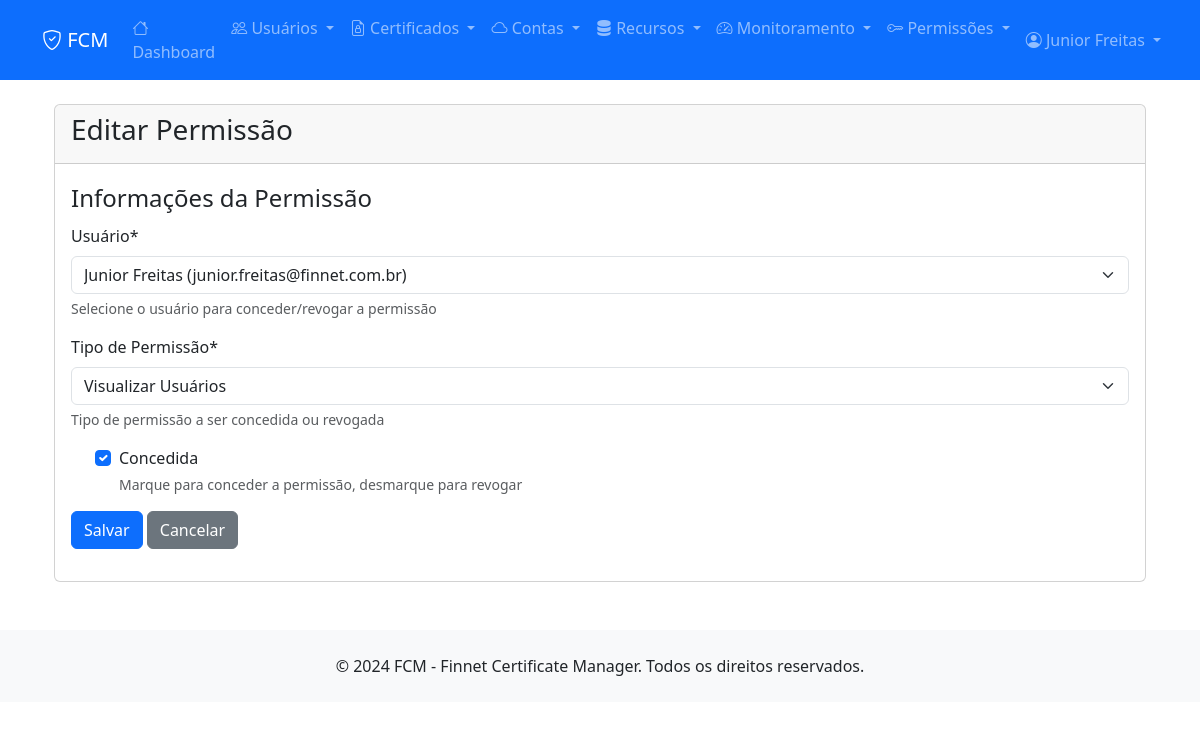
Page /permissions/permissions/eb65ed56-acf9-4647-a263-cd1e693296ce/edit/ (signed in) on the committed database.
### apps/users/models.py (models this page shows, shortened)
class User(AbstractUser):
    STATUS_CHOICES = [
        (0, 'Ativo'),
        (1, 'Inativo'),
    ]
    id = models.CharField(max_length=255, primary_key=True)
    nome = models.CharField(max_length=255, verbose_name='Nome')
    email = models.EmailField(unique=True, verbose_name='Email')
    status = models.IntegerField(choices=STATUS_CHOICES, default=0, verbose_name='Status')
    data_cad = models.DateTimeField(default=timezone.now, verbose_name='Data de Cadastro')
    usu_cad = models.CharField(max_length=255, verbose_name='Usuário de Cadastro', blank=True)
    data_atu = models.DateTimeField(null=True, blank=True, verbose_name='Data de Atualização')
    usu_atu = models.CharField(max_length=255, null=True, blank=True, verbose_name='Usuário de Atualização')
    username = None
    first_name = None
    last_name = None
    USERNAME_FIELD = 'email'
    REQUIRED_FIELDS = ['nome']
    objects = UserManager()
    class Meta:
        db_table = 'users'
        verbose_name = 'Usuário'
        verbose_name_plural = 'Usuários'
    def __str__(self):
        return f"{self.nome} ({self.email})"

### apps/permissions/models.py (models this page shows, shortened)
class Permission(models.Model):
    PERMISSION_CHOICES = [
        ('users_create', 'Criar Usuários'),
        ('users_edit', 'Editar Usuários'),
        ('users_delete', 'Excluir Usuários'),
        ('users_view', 'Visualizar Usuários'),
        ('certificates_create', 'Criar Certificados'),
        ('certificates_edit', 'Editar Certificados'),
        ('certificates_delete', 'Excluir Certificados'),
        ('certificates_view', 'Visualizar Certificados'),
        ('accounts_create', 'Criar Contas'),
        ('accounts_edit', 'Editar Contas'),
        ('accounts_delete', 'Excluir Contas'),
        ('accounts_view', 'Visualizar Contas'),
        ('resources_create', 'Criar Recursos'),
        ('resources_edit', 'Editar Recursos'),
        ('resources_delete', 'Excluir Recursos'),
        ('resources_view', 'Visualizar Recursos'),
        ('permissions_create', 'Criar Permissões'),
        ('permissions_edit', 'Editar Permissões'),
        ('permissions_delete', 'Excluir Permissões'),
        ('permissions_view', 'Visualizar Permissões'),
    ]
    id = models.CharField(max_length=255, primary_key=True)
    user = models.ForeignKey(User, on_delete=models.CASCADE, verbose_name='Usuário')
    permission_type = models.CharField(max_length=50, choices=PERMISSION_CHOICES, verbose_name='Tipo de Permissão')
    granted = models.BooleanField(default=True, verbose_name='Concedida')
    data_cad = models.DateTimeField(default=timezone.now, verbose_name='Data de Cadastro')
    usu_cad = models.CharField(max_length=255, verbose_name='Usuário de Cadastro')
    data_atu = models.DateTimeField(null=True, blank=True, verbose_name='Data de Atualização')
    usu_atu = models.CharField(max_length=255, null=True, blank=True, verbose_name='Usuário de Atualização')
    class Meta:
        db_table = 'permissions'
        verbose_name = 'Permissão'
        verbose_name_plural = 'Permissões'
        unique_together = ['user', 'permission_type']
        ordering = ['user__nome', 'permission_type']

### apps/permissions/views.py (the view)
# urls.py: path('permissions/<str:permission_id>/edit/', views.permission_edit, name='permission_edit'),
@login_required
def permission_edit(request, permission_id):
    permission = get_object_or_404(Permission, id=permission_id)
    if request.method == 'POST':
        form = PermissionForm(request.POST, instance=permission)
        if form.is_valid():
            permission = form.save(commit=False)
            permission.usu_atu = request.user.email
            permission.data_atu = timezone.now()
            permission.save()
            messages.success(request, 'Permissão atualizada com sucesso!')
            return redirect('permissions:permission_list')
    else:
        form = PermissionForm(instance=permission)
    context = {'form': form, 'permission': permission, 'title': 'Editar Permissão'}
    return render(request, 'permissions/permission_form.html', context)

### templates/permissions/permission_form.html (shortened to what this page needs)
{% extends 'base.html' %}
{% load crispy_forms_tags %}
{% block content %}
<div class="container-fluid">
    <div class="row">
        <div class="col-12">
            <div class="card">
                <div class="card-header">
                    <h3 class="card-title">{{ title }}</h3>
                </div>
                <div class="card-body">
                    {% crispy form %}
                </div>
            </div>
        </div>
    </div>
</div>
{% endblock %}

### templates/base.html (shortened to what this page needs)
<!DOCTYPE html>
<html lang="pt-br">
<head>
    <link href="https://cdn.jsdelivr.net/npm/bootstrap@5.3.0/dist/css/bootstrap.min.css" rel="stylesheet">
    <link href="https://cdn.jsdelivr.net/npm/bootstrap-icons@1.10.0/font/bootstrap-icons.css" rel="stylesheet">
    <link href="https://cdnjs.cloudflare.com/ajax/libs/font-awesome/6.4.0/css/all.min.css" rel="stylesheet">
</head>
<body>
    <nav class="navbar navbar-expand-lg navbar-dark bg-primary">
        <div class="container">
            <a class="navbar-brand" href="{% url 'dashboard' %}">
                <i class="bi bi-shield-check"></i> FCM
            </a>
            <div class="collapse navbar-collapse" id="navbarNav">
                <ul class="navbar-nav me-auto">
                    <li class="nav-item">
                        <a class="nav-link" href="{% url 'dashboard' %}">
                            <i class="bi bi-house"></i> Dashboard
                        </a>
                    </li>
                    <li class="nav-item dropdown">
                        <a class="nav-link dropdown-toggle" href="#" role="button" data-bs-toggle="dropdown">
                            <i class="bi bi-people"></i> Usuários
                        </a>
                    </li>
                    <li class="nav-item dropdown">
                        <a class="nav-link dropdown-toggle" href="#" role="button" data-bs-toggle="dropdown">
                            <i class="bi bi-file-earmark-lock"></i> Certificados
                        </a>
                    </li>
                    <li class="nav-item dropdown">
                        <a class="nav-link dropdown-toggle" href="#" role="button" data-bs-toggle="dropdown">
                            <i class="bi bi-cloud"></i> Contas
                        </a>
                    </li>
                    <li class="nav-item dropdown">
                        <a class="nav-link dropdown-toggle" href="#" role="button" data-bs-toggle="dropdown">
                            <i class="bi bi-server"></i> Recursos
                        </a>
                    </li>
                    <li class="nav-item dropdown">
                        <a class="nav-link dropdown-toggle" href="#" role="button" data-bs-toggle="dropdown">
                            <i class="bi bi-speedometer2"></i> Monitoramento
                        </a>
                    </li>
                    <li class="nav-item dropdown">
                        <a class="nav-link dropdown-toggle" href="#" role="button" data-bs-toggle="dropdown">
                            <i class="bi bi-key"></i> Permissões
                        </a>
                    </li>
                </ul>
                <ul class="navbar-nav">
                    {% if user.is_authenticated %}
                        <li class="nav-item dropdown">
                            <a class="nav-link dropdown-toggle" href="#" role="button" data-bs-toggle="dropdown">
                                <i class="bi bi-person-circle"></i> {{ user.nome|default:user.email }}
                            </a>
                        </li>
                    {% else %}
                        <li class="nav-item">
                            <a class="nav-link" href="{% url 'login' %}">
                                <i class="bi bi-box-arrow-in-right"></i> Entrar
                            </a>
                        </li>
                    {% endif %}
                </ul>
            </div>
        </div>
    </nav>
    <main class="container my-4">
        {% block content %}{% endblock %}
    </main>
    <footer class="bg-light py-4 mt-5">
        <div class="container text-center">
            <p class="mb-0">&copy; 2024 FCM - Finnet Certificate Manager. Todos os direitos reservados.</p>
        </div>
    </footer>
</body>
</html>

### rows in the picture
User: nome "Junior Freitas"
Permission: user "Junior Freitas (junior.freitas@finnet.com.br)", permission_type "Visualizar Usuários", granted "☑"

### other values in the picture
{{ title }} "Editar Permissão"
